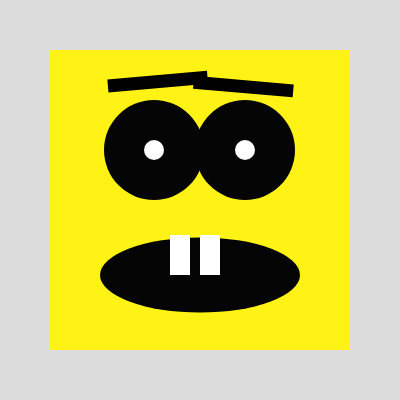
Frame 1 (no input)
Frame 60 (no input): identical to frame 1, image omitted
Frame 120 (the mouse pressed at the canvas centre since frame 60): identical to frame 1, image omitted

The p5.js sketch that drew this single still picture (run headless with seeded random() and noise() and a simulated clock; from frame 60 on, the mouse is pressed at the canvas centre):

// p5.js sketch
// ── sketch.js
function setup() {
  createCanvas(400, 400);
}

function draw() {
  background(220);
  rectMode(CENTER);
  fill(255, 242, 21);
  noStroke();
  rect(200, 200, 300, 300);
    
  fill(5);
  circle(154, 150, 100);
  circle(245, 150, 100);
  
  fill(255);
  circle(154, 150, 20);
  circle(245, 150, 20);
    
  
  fill(5);
  ellipse(200, 275, 200, 75);
    

      
  
  fill(255);
  rect(210, 255, 20, 40);
    rect(180, 255, 20, 40);
    
  
  
  fill(1);
  angleMode(DEGREES);
  rotate(5);
  rect(250, 65, 100, 13);
  
  rotate(-10);
    rect(150, 95, 100, 13);

  

  

  
  
  

}
